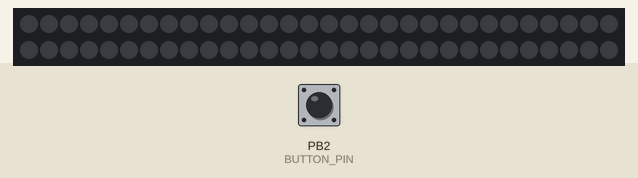
Recording of a sketch running on a simulated ATtiny85, built with avr-gcc and run on an emulated ATtiny85. Shown: 60 RGB LEDs in strip order, left to right, continuing on the next row. Inputs (shaded band) come from the test bench; at power-on: PB2 (BUTTON_PIN) HIGH. Dim RGB values are drawn brighter than linear; random numbers use the default seed unless the sketch sets one.

Above: at 1.3 s.
1.4 s: PB2 (BUTTON_PIN) pulled LOW for 0.35 s
At 1.86 s:
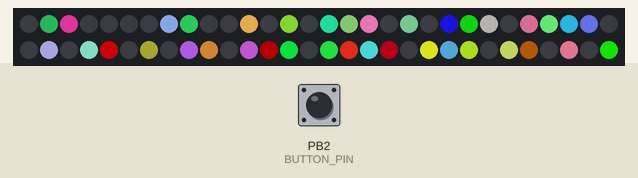
4.1 s: PB2 (BUTTON_PIN) pulled LOW for 1 s
At 4.91 s:
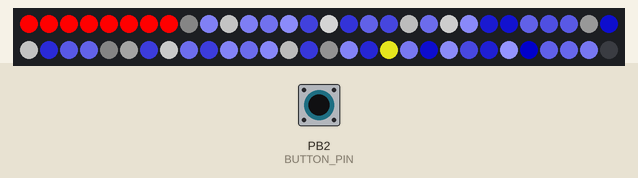
7.2 s: PB2 (BUTTON_PIN) pulled LOW for 3.2 s
At 10.43 s:
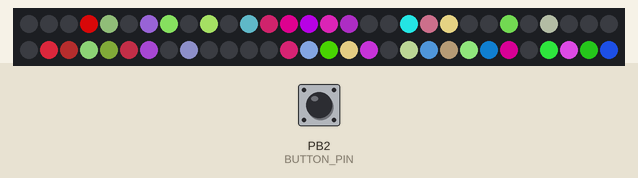
11.9 s: PB2 (BUTTON_PIN) pulled LOW for 0.35 s
At 12.26 s:
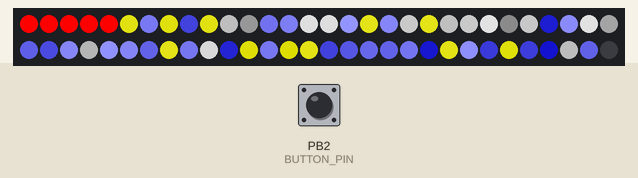
13.7 s: PB2 (BUTTON_PIN) driven LOW
At 15.92 s:
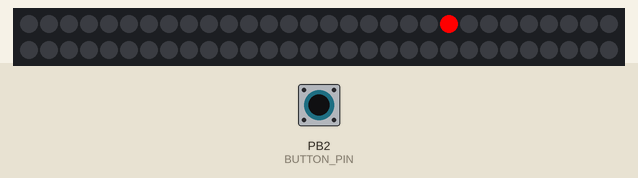
16.7 s: PB2 (BUTTON_PIN) driven HIGH
Timing chart, 0 to 19.7 s (numbered marks = the images above; inputs shaded):
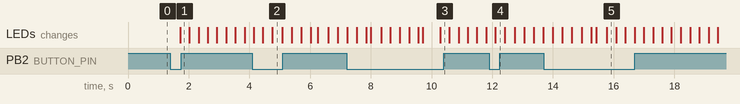

The sketch:

neo.ino
```cpp
#include <Adafruit_NeoPixel.h>
#ifdef __AVR__
  #include <avr/power.h>
#endif

#define BUTTON_PIN   2    // Digital IO pin connected to the button.  This will be
                          // driven with a pull-up resistor so the switch should
                          // pull the pin to ground momentarily.  On a high -> low
                          // transition the button press logic will execute.

#define PIXEL_PIN    0    // Digital IO pin connected to the NeoPixels.

#define PIXEL_COUNT 60

// Parameter 1 = number of pixels in strip,  neopixel stick has 8
// Parameter 2 = pin number (most are valid)
// Parameter 3 = pixel type flags, add together as needed:
//   NEO_RGB     Pixels are wired for RGB bitstream
//   NEO_GRB     Pixels are wired for GRB bitstream, correct for neopixel stick
//   NEO_KHZ400  400 KHz bitstream (e.g. FLORA pixels)
//   NEO_KHZ800  800 KHz bitstream (e.g. High Density LED strip), correct for neopixel stick
Adafruit_NeoPixel strip = Adafruit_NeoPixel(PIXEL_COUNT, PIXEL_PIN, NEO_GRB + NEO_KHZ800);

bool oldState = HIGH;
int showType = 0;
int bright = 7;    //select 1 thru 10


void setup() {

      // This is for Trinket 5V 16MHz, you can remove these three lines if you are not using a Trinket
#if defined (__AVR_ATtiny85__)
  if (F_CPU == 16000000) clock_prescale_set(clock_div_1);
#endif

  pinMode(BUTTON_PIN, INPUT);
  strip.begin();
  strip.show(); // Initialize all pixels to 'off'
}

void loop() {
  // Get current button state.
  bool newState = digitalRead(BUTTON_PIN);
    if (newState == LOW) {
      showType++;
      if (showType > 4) // Be sure to update with same number of shows.
        showType=0;
    }

  // Set the last button state to the old state.
  oldState = newState;

  if(showType == 0){
    colorWipe(strip.Color(0, 0, 0), 1);    // Black/off
  }
  if(showType == 1){
    xmasRandom();
  }
  if(showType == 2){
    whiteTwinkle();
  }
  if(showType == 3){
      wipeRG();
  }
  if(showType == 4){
      chaseRG();
  }

}

void wipeRG(){
  colorWipe(strip.Color(255, 0, 0), 25);
  delay(25);
  colorWipe(strip.Color(0, 255, 0), 25);
  delay(25);
}

void chaseRG(){
  colorChase(strip.Color(255,0,0), 10);    //  RED
  colorChase(strip.Color(0,255,0), 10);    // GREEN
}

// Fill the dots one after the other with a color
void colorWipe(uint32_t c, uint8_t wait) {
  for(uint16_t i=0; i<strip.numPixels(); i++) {
    strip.setPixelColor(i, c);
    strip.show();
    delay(wait);
  }
}

void xmasRandom() {
 for(int i=0; i<strip.numPixels(); i++) {
    int wait = .20;
    int randr = random(0,(25*bright));
    int randg = random(0,(25*bright));
    int randb = random(0,(25*bright));
    int randi = random(1,strip.numPixels());
    int randii = random(1,strip.numPixels());
      strip.setPixelColor(randi, randr, randg, randb);
     // strip.setPixelColor(i-1, strip.Color(r,g,(b-150)));
     // strip.setPixelColor(i-2, strip.Color(r,g,(b-200)));
     // strip.setPixelColor(i-3, strip.Color(r,g,(b-250))); // add more of these lines to make the trail longer
      strip.show();
      //delay(100);
      //strip.setPixelColor(randii, strip.Color(0,0,0)); // make sure the i-number is the amount of the trail
      //strip.show();
      delay(wait);
	}
}

void whiteTwinkle() {
    for(int i=0; i<strip.numPixels(); i++) {
    int wait = .20;
    int randr = random(0,(25*bright));
    int randg = random(0,(25*bright));
    int randb = random(0,(25*bright));
    int randi = random(1,strip.numPixels());
    int randii = random(1,strip.numPixels());
      strip.setPixelColor(randi, randr, randr, randr);
      strip.setPixelColor(i-1, strip.Color(randr,randr,(randr-150)));
     //strip.setPixelColor(i-2, strip.Color(randr,randr,(randr-200)));
    // strip.setPixelColor(i-3, strip.Color(r,g,(b-250))); // add more of these lines to make the trail longer
      strip.show();
      delay(1);
      strip.setPixelColor(i, strip.Color(0,0,0)); // make sure the i-number is the amount of the trail
      strip.show();
      delay(wait);
  }
}

// Chase one dot down the full strip.  Good for testing purposes.
void colorChase(uint32_t c, uint8_t wait) {
  int i;

  // Start by turning all pixels off:
  for(i=0; i<strip.numPixels(); i++) strip.setPixelColor(i, 0);

  // Then display one pixel at a time:
  for(i=0; i<strip.numPixels(); i++) {
    strip.setPixelColor(i, c); // Set new pixel 'on'
    strip.show();              // Refresh LED states
    strip.setPixelColor(i, 0); // Erase pixel, but don't refresh!
    delay(wait);
  }

  strip.show(); // Refresh to turn off last pixel
}
```

Measured:
- after the input at 1.4 s, the LEDs: change after 0.31 s (image 1)
